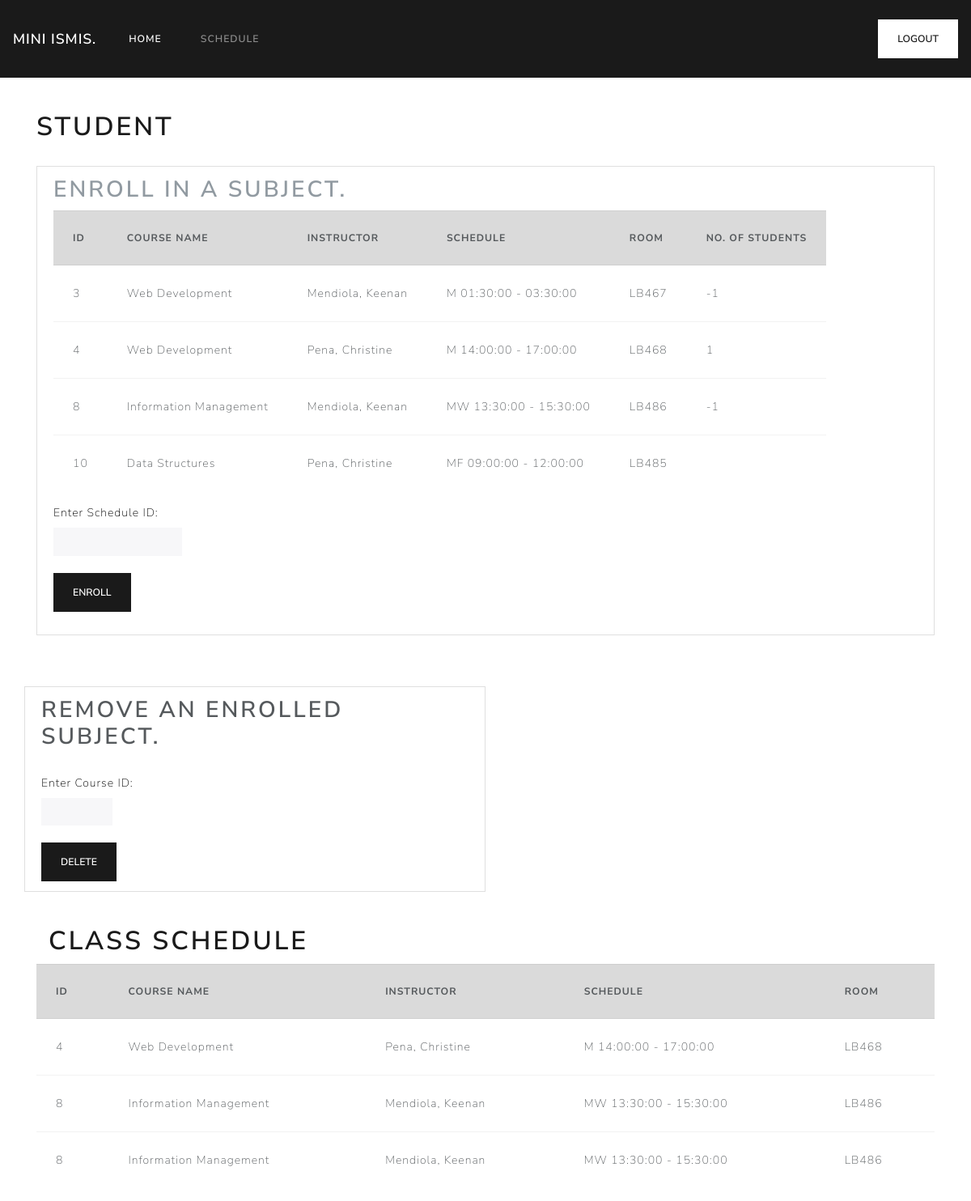
Screenshot of /student.php (signed in) with the database file from the repository.
### tables this page shows
CREATE TABLE `teacher_schedule` (
  `sched_id` int(11) NOT NULL,
  `subj_id` int(11) DEFAULT NULL,
  `date` varchar(10) DEFAULT NULL,
  `time_start` time DEFAULT NULL,
  `time_end` time DEFAULT NULL,
  `teacher_id` int(11) DEFAULT NULL,
  `room` varchar(30) DEFAULT NULL,
  `quantity` int(100) DEFAULT NULL
);

CREATE TABLE `subject` (
  `subj_id` int(11) NOT NULL,
  `description` varchar(30) DEFAULT NULL,
  `max_stud` int(30) DEFAULT NULL
);

CREATE TABLE `account` (
  `account_id` int(11) NOT NULL,
  `fname` varchar(24) DEFAULT NULL,
  `lname` varchar(16) DEFAULT NULL,
  `address` varchar(30) DEFAULT NULL,
  `email` varchar(30) DEFAULT NULL,
  `type` enum('Student','Teacher','Admin') DEFAULT NULL,
  `password` varchar(30) DEFAULT NULL
);

CREATE TABLE `student_schedule` (
  `stud_id` int(11) NOT NULL,
  `sched_id` int(11) DEFAULT NULL,
  `account_id` int(11) DEFAULT NULL
);

### student.php (the view, shortened to what this page needs)
<?php
    $servername = "localhost";
    $username="root";
    $password="";
    $dbname="ismis";
    $account_id = $_SESSION['account_id'];
?>
<!DOCTYPE html>
<html lang="en">
    <head>
        <link rel="stylesheet" type="text/css" href="lux.css">
        <link rel="stylesheet" type="text/css" href="fonts/font-awesome-4.7.0/css/font-awesome.min.css">
    </head>
    <body>
    <nav class="navbar navbar-expand-lg navbar-dark bg-primary">
        <a class="navbar-brand" href="#">Mini ISMIS.</a>
        <div class="collapse navbar-collapse" id="navbarColor01">
            <ul class="navbar-nav mr-auto">
            <li class="nav-item active">
                <a class="nav-link" href="student.php">Home <span class="sr-only">(current)</span></a>
            </li>
            <li class="nav-item">
                <a class="nav-link" href="stud_schedule.php">Schedule</a>
            </li>
            </ul>
            <form method="POST" class="form-inline my-2 my-lg-0">
            <button class="btn btn-secondary my-2 my-sm-0" type="submit" name="logout">Logout</button>
            </form>
        </div>
        </nav>
    <br><br>
    <div class="container">
    <h1>Student</h1>
    <br>
    <div class="list-group-item flex-column align-items-start">
        <div class="d-flex w-100 justify-content-between">
            <div class="form-group">
            <h2 class="text-muted">Enroll in a subject.</h2>
            <form action="student.php" method="POST">
            <?php
            $conn = new mysqli($servername, $username, $password, $dbname);
            $sched_sql = "SELECT * FROM teacher_schedule
                          INNER JOIN subject ON teacher_schedule.subj_id=subject.subj_id";
            $result = $conn->query($sched_sql);
            if($result->num_rows > 0) {
                echo '<table class="table table-hover">';
                echo "<tr class='table-active'>";
                echo '<th scope="col">ID</th>';
                echo '<th scope="col">Course Name</th>';
                echo '<th scope="col">Instructor</th>';
                echo '<th scope="col">Schedule</th>';
                echo '<th scope="col">Room</th>';
                echo '<th scope="col">No. of Students</th>';
                echo "</tr>";
                while($row = $result->fetch_assoc()) {
                    $t_id = $row['teacher_id'];
                    echo "<tr>";
                    echo "<td>".$row["sched_id"]."</td>";
                    echo "<td>".$row["description"]."</td>";
                    $sql2  = "SELECT * FROM account WHERE account_id = '$t_id'";
                    $result2 = $conn->query($sql2);
                    while($row2 = $result2->fetch_assoc()){
                        echo "<td>".$row2['lname']. ", ".$row2['fname']."</td>";
                    }
                    echo "<td>".$row['date']." ".$row['time_start']." - ".$row['time_end']."</td>";
                    echo "<td>".$row["room"]."</td>";
                    echo "<td>".$row["quantity"]."</td>";
                    echo "</tr>";
                }
            }
            echo "</table>";
        ?>
        <label style="color: #000">Enter Schedule ID: </label>
        <input type="text" name = "enroll_id" class="form-control form-control-sm col-sm-2"><br>
        <input type="submit" class="btn btn-primary" name ="enroll" value="ENROLL">
    </form>
    </div>
    </div>
    </div>
    <br><br>
    <?php
        $conn = mysqli_connect($servername, $username, $password,$dbname);
        $sql = "SELECT * FROM student_schedule
                INNER JOIN teacher_schedule ON student_schedule.sched_id = teacher_schedule.sched_id
                INNER JOIN subject ON teacher_schedule.subj_id = subject.subj_id
                WHERE account_id = '$account_id'";
        $query = mysqli_query($conn,$sql);
        if(mysqli_num_rows($query) > 0){
            echo '<table class="table table-hover">';
            echo "<tr class='table-active'>";
            echo '<th scope="col">ID</th>';
            echo '<th scope="col">Course Name</th>';
            echo '<th scope="col">Instructor</th>';
            echo '<th scope="col">Schedule</th>';
            echo '<th scope="col">Room</th>';
            echo "</tr>";
            while($row = mysqli_fetch_array($query)){
                $teacher_id = $row['teacher_id'];
                echo "<tr>";
                echo "<td>".$row["sched_id"]."</td>";
                echo "<td>".$row["description"]."</td>";
                $sql2  = "SELECT * FROM account WHERE account_id = '$teacher_id'";
                $result2 = $conn->query($sql2);
                while($row2 = $result2->fetch_assoc()){
                    echo "<td>".$row2['lname']. ", ".$row2['fname']."</td>";
                }
                echo "<td>".$row['date']." ".$row['time_start']." - ".$row['time_end']."</td>";
                echo "<td>".$row["room"]."</td>";
                echo "</tr>";
            }
        }
    ?>
    <br>
    <div class="row">
    <div class="list-group-item flex-column align-items-start col-sm-6">
        <div class="w-100 justify-content-between">
        <h2>Remove an enrolled subject.</h2><br>
            <form action="student.php" method="post">
                    <label style="color: #000">Enter Course ID: </label>
                    <input type="text" name ="delete" id = "iddel" class="form-control form-control-sm col-sm-2"><br>
                    <input type="submit" class="btn btn-primary" name ="del_subj" value="DELETE">
            </form>
        </div>
    </div>
    </div>
    <br><br>
    </div>
    <div class="container">
        <h1>Class Schedule</h1>
    </div>
    </body>
</html>

### rows the page displays
teacher_schedule: sched_id "3", subj.description "Web Development", date "M", time_start "01:30:00", time_end "03:30:00", room "LB467", quantity "-1"
account: lname "Mendiola", fname "Keenan"
teacher_schedule: sched_id "4", subj.description "Web Development", date "M", time_start "14:00:00", time_end "17:00:00", room "LB468", quantity "1"
account: lname "Pena", fname "Christine"
teacher_schedule: sched_id "8", subj.description "Information Management", date "MW", time_start "13:30:00", time_end "15:30:00", room "LB486", quantity "-1"
teacher_schedule: sched_id "10", subj.description "Data Structures", date "MF", time_start "09:00:00", time_end "12:00:00", room "LB485"
student_schedule: sched.sched_id "4", subject.description "Web Development", sched.date "M", sched.time_start "14:00:00", sched.time_end "17:00:00", sched.room "LB468"
student_schedule: sched.sched_id "8", subject.description "Information Management", sched.date "MW", sched.time_start "13:30:00", sched.time_end "15:30:00", sched.room "LB486"
student_schedule: sched.sched_id "8", subject.description "Information Management", sched.date "MW", sched.time_start "13:30:00", sched.time_end "15:30:00", sched.room "LB486"
